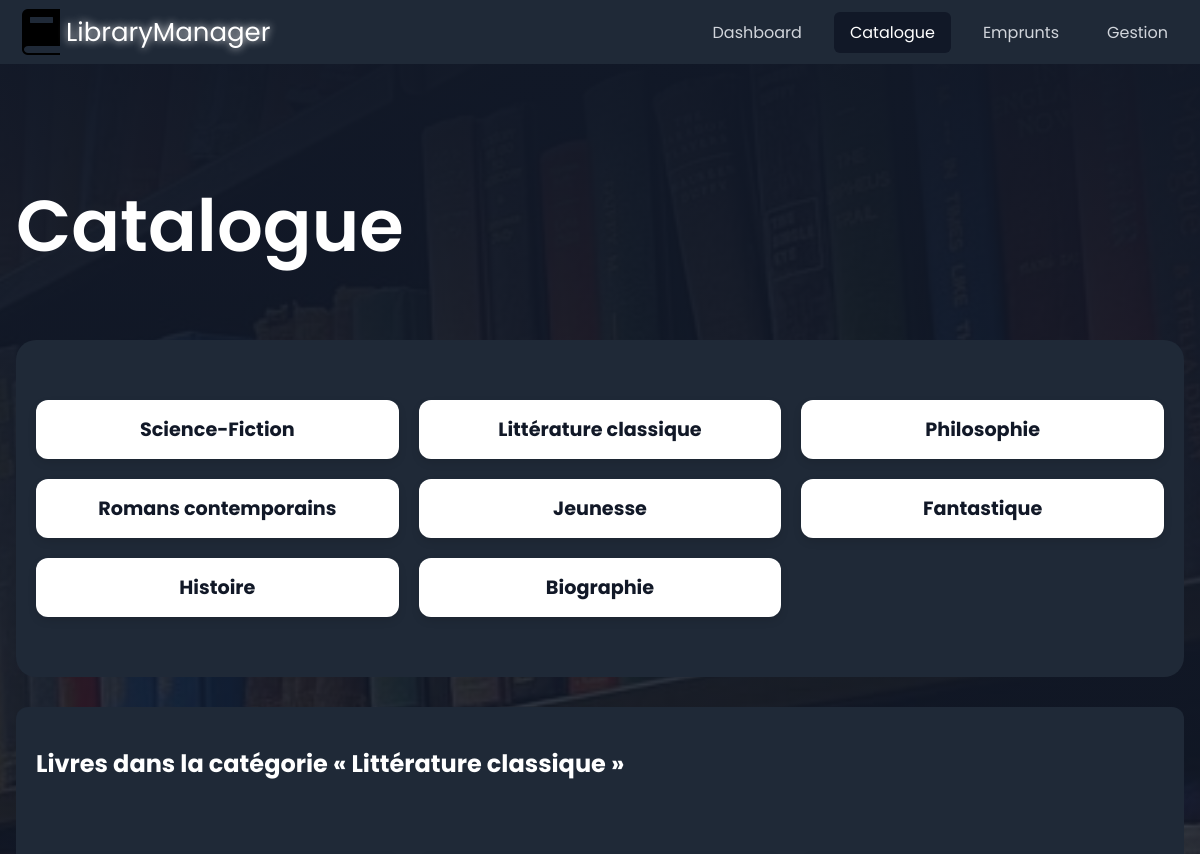
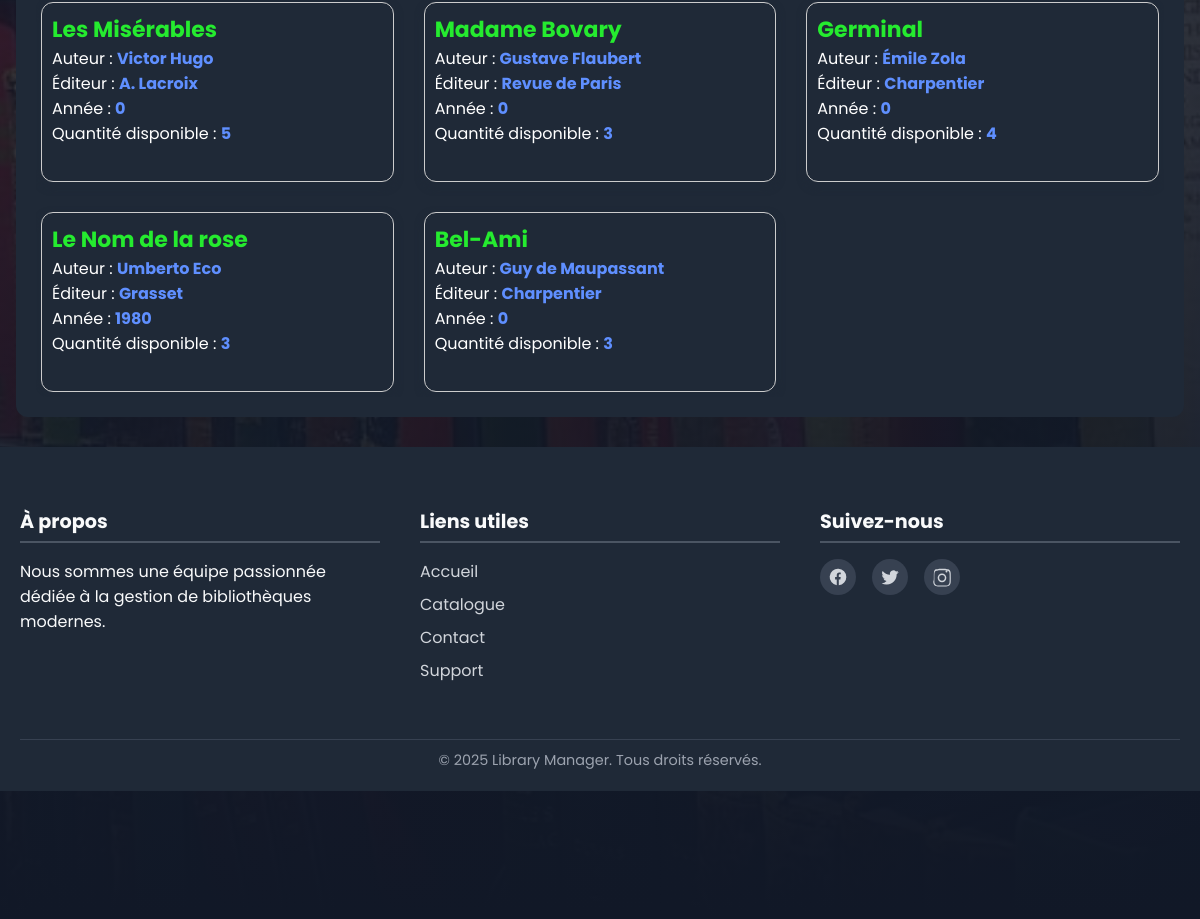
/views/catalogue.php?id_categorie=2, run on the app's committed database (2 pictures, top to bottom).
### tables this page shows
CREATE TABLE categories (
    id_categorie INT AUTO_INCREMENT PRIMARY KEY,
    nom_categorie VARCHAR(100) NOT NULL UNIQUE
);

CREATE TABLE livres (
    id_livre INT PRIMARY KEY AUTO_INCREMENT,
    titre VARCHAR(255) NOT NULL,
    auteur VARCHAR(255) NOT NULL,
    editeur VARCHAR(255),
    annee YEAR,
    isbn VARCHAR(20) UNIQUE,
    quantite_total INT NOT NULL
);

### views/catalogue.php (the view, shortened to what this page needs)
<?php
$pdo = new PDO('mysql:host=localhost;dbname=bib;charset=utf8', 'root', '');
$pdo->setAttribute(PDO::ATTR_ERRMODE, PDO::ERRMODE_EXCEPTION);
$query = $pdo->query("SELECT * FROM categories");
$categories = $query->fetchAll(PDO::FETCH_ASSOC);
$categories = $pdo->query("SELECT * FROM categories")->fetchAll(PDO::FETCH_ASSOC);
$livres = [];
if (isset($_GET['id_categorie'])) {
  $stmt = $pdo->prepare("SELECT * FROM livres WHERE id_categorie = :id");
  $stmt->execute([':id' => $_GET['id_categorie']]);
  $livres = $stmt->fetchAll(PDO::FETCH_ASSOC);
}
?>
<!DOCTYPE html>
<html lang="en">
<head>
  <link rel="stylesheet" href="../resources/css/style.css">
</head>
<body>
  <?php include "../includes/header.php"; ?>
  <div class="section">
    <div class="container">
      <div class="header">
        <h2 class="title">Catalogue</h2>
        <section class="catalogue">
          <div class="grid">
            <?php foreach ($categories as $cat): ?>
              <div class="card" onclick="window.location.href='?id_categorie=<?= $cat['id_categorie'] ?>#livres'">
                <h3><?= htmlspecialchars($cat['nom_categorie']) ?></h3>
              </div>
            <?php endforeach; ?>
          </div>
        </section>
        <div class="livre-grid" id="livres">
          <?php if (!empty($livres)): ?>
            <h2>Livres dans la catégorie «
              <?= htmlspecialchars($categories[array_search($_GET['id_categorie'], array_column($categories, 'id_categorie'))]['nom_categorie']) ?>
              »
            </h2>
            <div class="livre-card">
              <?php foreach ($livres as $livre): ?>
                <div class="livre-items">
                  <strong><?= htmlspecialchars($livre['titre']) ?></strong><br>
                  Auteur : <b><?= htmlspecialchars($livre['auteur']) ?></b><br>
                  Éditeur : <b><?= htmlspecialchars($livre['editeur']) ?></b><br>
                  Année : <b><?= htmlspecialchars($livre['annee']) ?></b><br>
                  Quantité disponible : <b><?= htmlspecialchars($livre['quantite_total']) ?></b><br><br>
                </div>
              <?php endforeach; ?>
            </div>
          <?php endif; ?>
        </div>
      </div>
    </div>
    <?php include '../includes/footer.php'; ?>
</body>
</html>

### resources/css/style.css (style rules this page uses)
body { margin: 0; font-family: poppins; background-color: #1f2937; color: white; }
.section { position: relative; overflow: hidden; padding-top: 3rem; padding-bottom: 8rem; background-image: linear-gradient(rgb(17, 24, 39), rgba(17, 24, 39, 0.85), rgb(17, 24, 39)), url('../images/background.jpg'); backdrop-filter: blur(15px); background-repeat: no-repeat; background-size: cover; background-position: center; background-attachment: fixed }
.title { font-size: 3rem; font-weight: 600; color: white; }
@media (min-width: 640px) { .title { font-size: 4.5rem; } }
.catalogue { padding: 60px 20px; background-color: #1f2937; border-radius: 20px; text-align: center; font-family: sans-serif; }
.grid { display: grid; grid-template-columns: repeat(auto-fit, minmax(250px, 1fr)); gap: 20px; max-width: 1200px; margin: 0 auto; }
.card { background-color: white; border-radius: 12px; overflow: hidden; box-shadow: 0 4px 8px rgba(0, 0, 0, 0.1); transition: transform 0.3s ease, box-shadow 0.3s ease; cursor: pointer; }
.card h3 { margin: 15px 0; font-size: 1.2rem; color: #111827; }

### views/catalogue.php (style rules this page uses)
.catalogue { padding: 60px 20px; background-color: #1f2937; border-radius: 20px; text-align: center; font-family: sans-serif; }
.grid { display: grid; grid-template-columns: repeat(auto-fit, minmax(300px, 1fr)); gap: 20px; max-width: 1200px; margin: 0 auto; }
.card { background-color: white; border-radius: 12px; overflow: hidden; display: flex; flex-direction: column; align-items: center; box-shadow: 0 4px 8px rgba(0, 0, 0, 0.1); transition: transform 0.3s ease, box-shadow 0.3s ease; cursor: pointer; }
.card h3 { margin: 15px 0; font-size: 1.2rem; color: #111827; }
.livre-grid { display: flex; flex-direction: column; background-color: #1f2937; gap: 50px; border-radius: 12px; padding: 20px; max-width: 1200px; margin: 30px auto; }
.livre-card { border-radius: 12px; overflow: hidden; display: grid; grid-template-columns: repeat(auto-fit, minmax(300px, 1fr)); gap: 20px; transition: transform 0.3s ease, box-shadow 0.3s ease; cursor: pointer; }
.livre-items { border: 1px solid #ccc; margin: 5px; border-radius: 12px; padding: 10px; box-shadow: 0 4px 8px #1f2937; text-align: left; }
.livre-items strong { margin: 0; width: 300px; font-size: 22px; color: rgb(37, 235, 47); }
.livre-items b { color: rgb(95, 143, 255); }

### includes/header.php (style rules this page uses)
* { font-family: poppins; }
.container { transition: 0.3s ease-in-out, color 0.3s; max-width: 1200px; margin: 0 auto; padding: 0 1rem; }

### data on the page
categories: nom_categorie "Science-Fiction"
categories: nom_categorie "Littérature classique"
categories: nom_categorie "Philosophie"
categories: nom_categorie "Romans contemporains"
categories: nom_categorie "Jeunesse"
categories: nom_categorie "Fantastique"
categories: nom_categorie "Histoire"
categories: nom_categorie "Biographie"
livres: titre "Les Misérables", auteur "Victor Hugo", editeur "A. Lacroix", annee "0", quantite_total "5"
livres: titre "Madame Bovary", auteur "Gustave Flaubert", editeur "Revue de Paris", annee "0", quantite_total "3"
livres: titre "Germinal", auteur "Émile Zola", editeur "Charpentier", annee "0", quantite_total "4"
livres: titre "Le Nom de la rose", auteur "Umberto Eco", editeur "Grasset", annee "1980", quantite_total "3"
livres: titre "Bel-Ami", auteur "Guy de Maupassant", editeur "Charpentier", annee "0", quantite_total "3"
